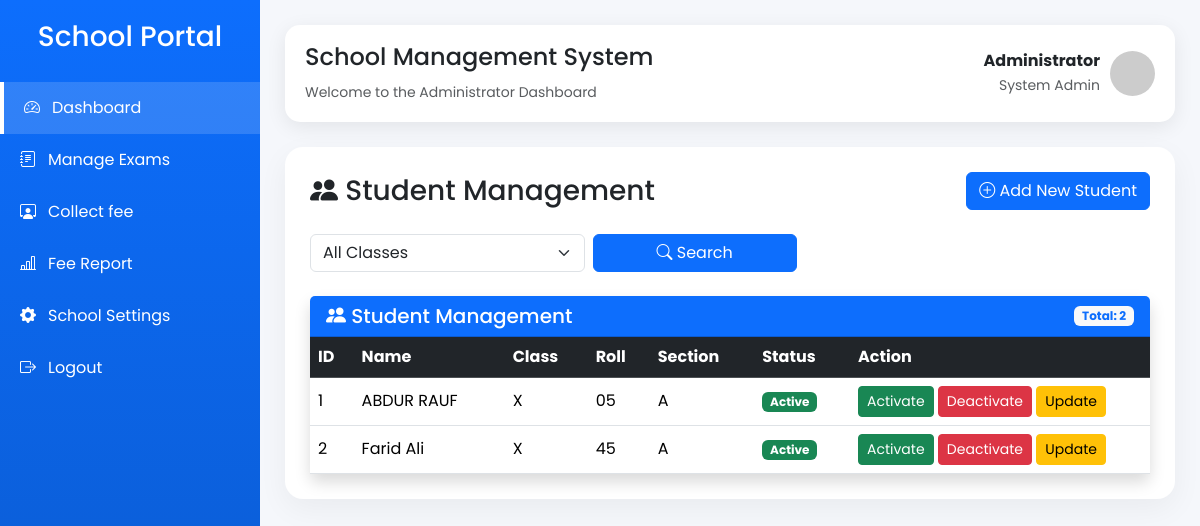
The page /student_list (signed in) on the database its author committed.
### application/model.py (models this page shows, shortened)
class Student(db.Model):
    __tablename__ = "students"
    id = db.Column(db.Integer, primary_key=True)
    user_id = db.Column(db.Integer,db.ForeignKey("users.id"), unique=True, nullable=False )
    roll_no = db.Column(db.String(20), nullable=False)
    class_id = db.Column(db.Integer,db.ForeignKey("classes.id"),nullable=False)
    phone = db.Column(db.String(15))
    user = db.relationship("User", back_populates="student")
    marks = db.relationship("Mark",back_populates="student",cascade="all, delete-orphan")
    school_class = db.relationship("SchoolClass",back_populates="students")
    fee_collections = db.relationship("FeeCollection",back_populates="student",cascade="all, delete-orphan")
    __table_args__ = (
        db.UniqueConstraint(
            "roll_no",
            "class_id",
            name="unique_roll_per_section"
        ),
    )

class User(db.Model, UserMixin):
    __tablename__ = "users"
    id = db.Column(db.Integer, primary_key=True)
    role = db.Column(db.String(20), nullable=False)       # Admin / Staff / Student
    name = db.Column(db.String(100), nullable=False)
    email = db.Column(db.String(100), unique=True, nullable=False)
    password = db.Column(db.String(255), nullable=False)
    is_active = db.Column(db.Boolean, default=True)
    created_at = db.Column(db.DateTime, default=datetime.utcnow)
    staff = db.relationship("Staff",back_populates="user",uselist=False,cascade="all, delete-orphan")
    student = db.relationship("Student",back_populates="user",uselist=False,cascade="all, delete-orphan")

class SchoolClass(db.Model):
    __tablename__ = "classes"
    id = db.Column(db.Integer, primary_key=True)
    name = db.Column(db.String(20), nullable=False)
    section = db.Column(db.String(10), nullable=False)
    students = db.relationship("Student",back_populates="school_class",cascade="all, delete-orphan")
    subjects = db.relationship("Subject",back_populates="school_class",cascade="all, delete-orphan" )
    fee_types = db.relationship("FeeType",back_populates="school_class",cascade="all, delete-orphan")
    __table_args__ = (
        db.UniqueConstraint(
            "name",
            "section",
            name="unique_class_section"
        ),
    )

### application/controler.py (the view)
@app.route("/student_list" , methods=['GET','POST'])
@login_required
def student_list():
    if current_user.role is None or current_user.role != "admin":
            flash("Only Admin can access this page.", "danger")
            return redirect(url_for("login"))
    students=Student.query.all()
    classes = SchoolClass.query.all()
    if request.method == 'POST':
        class_id=request.form.get('class_id')
        query = Student.query.join(User)
        if class_id:
            query = query.filter(Student.class_id == class_id)
            students = query.order_by(cast(Student.roll_no, Integer)).all()
    return render_template("admin/student_list.html" , students=students , classes=classes)

### application/controler.py (called while the page is built)
@login_manager.user_loader
def load_user(user_id):
    return User.query.get(int(user_id))

### templates/admin/student_list.html (shortened to what this page needs)
{% extends "admin/admin_dashboard.html" %}
{% block content %}
<div class="d-flex flex-column flex-md-row justify-content-between align-items-md-center gap-3 mb-4">
    <h3 class="mb-0">
        <i class="bi bi-people-fill"></i> Student Management
    </h3>
    <a href="/add_student" class="btn btn-primary">
        <i class="bi bi-plus-circle"></i> Add New Student
    </a>
</div>
<div class="container-fluid px-0">
    <form method="POST" class="row g-2 mb-4">
        <div class="col-12 col-md-4">
            <select class="form-select" name="class_id">
                <option value="">All Classes</option>
            </select>
        </div>
        <div class="col-12 col-md-3">
            <button class="btn btn-primary w-100">
                <i class="bi bi-search"></i> Search
            </button>
        </div>
    </form>
    <div class="card shadow border-0 d-none d-lg-block">
        <div class="card-header bg-primary text-white d-flex justify-content-between align-items-center">
            <h5 class="mb-0">
                <i class="bi bi-people-fill"></i>
                Student Management
            </h5>
            <span class="badge bg-light text-primary">
                Total: {{ students|length }}
            </span>
        </div>
        <div class="table-responsive">
            <table class="table table-hover align-middle mb-0">
                <thead class="table-dark">
                    <tr>
                        <th>ID</th>
                        <th>Name</th>
                        <th>Class</th>
                        <th>Roll</th>
                        <th>Section</th>
                        <th>Status</th>
                        <th width="300">Action</th>
                    </tr>
                </thead>
                <tbody>
                    {% for student in students %}
                    <tr>
                        <td>{{ student.id }}</td>
                        <td>{{ student.user.name }}</td>
                        <td>{{ student.school_class.name }}</td>
                        <td>{{ student.roll_no }}</td>
                        <td>{{ student.school_class.section }}</td>
                        <td>
                            {% if student.user.is_active %}
                            <span class="badge bg-success">Active</span>
                            {% else %}
                            <span class="badge bg-danger">Inactive</span>
                            {% endif %}
                        </td>
                        <td>
                            <form action="/activate_student/{{student.id}}" method="POST" class="d-inline">
                                <button class="btn btn-success btn-sm">
                                    Activate
                                </button>
                            </form>
                            <form action="/deactivate_student/{{student.id}}" method="POST" class="d-inline">
                                <button class="btn btn-danger btn-sm">
                                    Deactivate
                                </button>
                            </form>
                            <a href="/edit_student/{{student.user.id}}" class="btn btn-warning btn-sm">
                                Update
                            </a>
                        </td>
                    </tr>
                    {% endfor %}
                </tbody>
            </table>
        </div>
    </div>
</div>
{% endblock %}

### templates/admin/admin_dashboard.html (style rules this page uses)
* { margin: 0; padding: 0; box-sizing: border-box; font-family: 'Poppins', sans-serif; }
body { background: #f5f7fb; }

### rows shown on the page
Student: id "1", user.name "ABDUR RAUF", school_class.name "X", roll_no "05", school_class.section "A"
Student: id "2", user.name "Farid Ali", school_class.name "X", roll_no "45", school_class.section "A"

### other values the page prints
{{ students|length }} "2"
